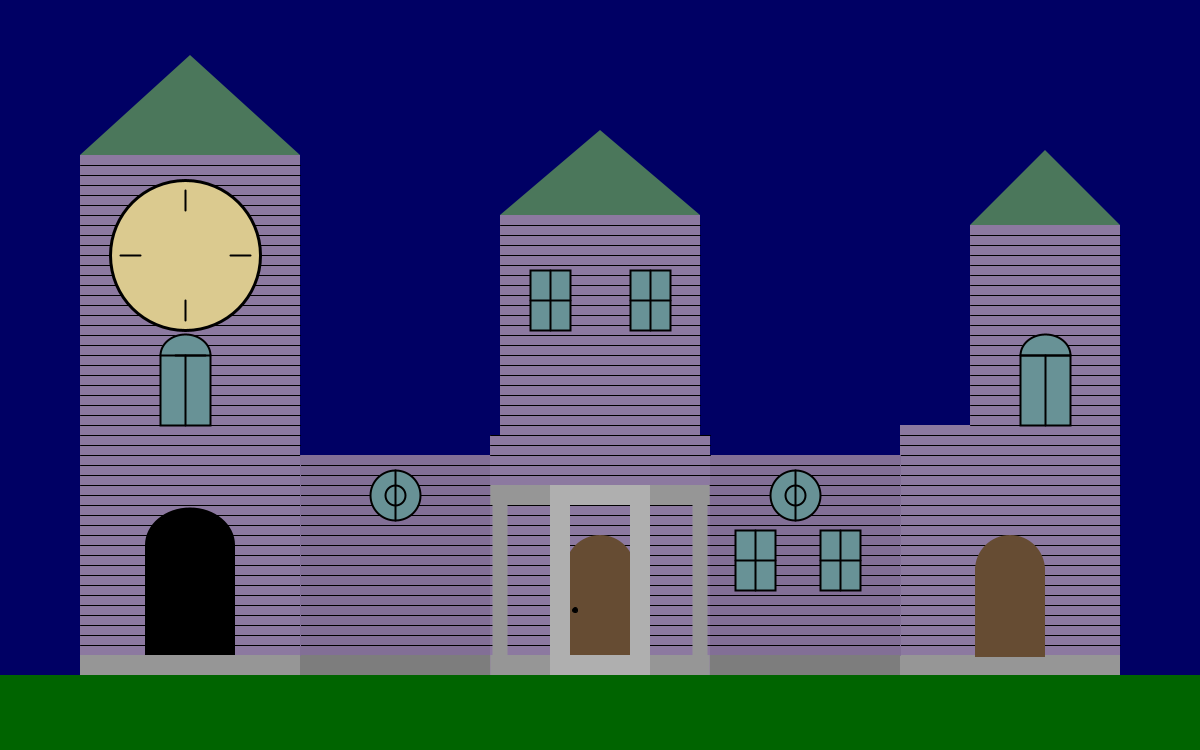
Frame 1 (no input)
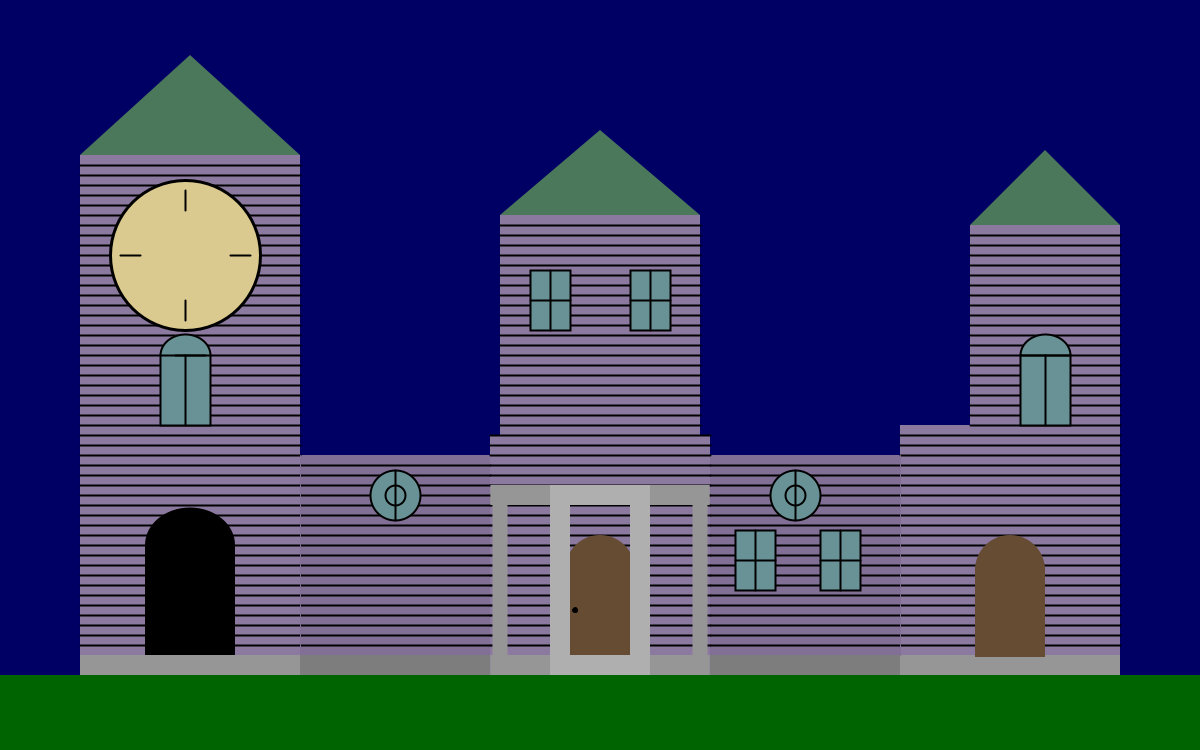
Frame 60 (the mouse pressed at the canvas centre just before this capture)
Frame 120 (the mouse held since frame 60 and released just before this capture): identical to frame 60, image omitted

The Processing sketch that drew these frames (run headless with seeded random() and noise(); from frame 60 on, the mouse is pressed at the canvas centre):

// Processing sketch: processing_130402
// ── processing_130402.pde

//James LeVasseur
//January 22nd 2014
//My "haunted" house for nmd 295.



//declaration variables
float midx, midy; //used for mid screen
boolean point = false;//used for plotting
boolean flickon; //used for flickering of windows
int number = 0; //used for plotting

color win1,win2,win3,win4,win5,win6,win7,win8;

Timer timerOne,timerTwo,timerThree; //timers used for timing clouds

Timer flickrTime,flickoffTime;//timers used for window flickering

ArrayList<Cloudy> clouds; //a new arraylist to contain the clouds

void setup(){
  size(1200,750); //size of screen
  //initialization of mid screen variables
  midx=width/2;
  midy=height/2;
  
  clouds = new ArrayList<Cloudy>(); //initializing a new arraylist
  
  //initializing new timers with their times
  timerOne = new Timer(8000);
  timerTwo = new Timer(5000);
  timerThree= new Timer(12000);
  
  flickrTime = new Timer(4000);//flickr off is always more than on
  flickoffTime = new Timer(6000);
  
  //colors of all the windows, for the flickr function
  win1= color(104,146,150);
  win2= color(104,146,150);
  win3= color(104,146,150);
  win4= color(104,146,150);
  
  win5= color(104,146,150);
  win6= color(104,146,150);
  win7= color(104,146,150);
  win8= color(104,146,150);
  
  //initializes flickon
  flickon=false;
}

void draw(){
  
  //scale(.7);
  background(0,0,100); //background
  smooth(); //used to smooth out lines and objects
  
  //for loop to run through the clouds in "clouds"
  for(int i=0;i<clouds.size();i++){
    Cloudy temp = clouds.get(i); //sets temp to current cloud
    temp.run();//runs functions for current cloud
    if(temp.x>width+50){ //checks to see if current cloud is beyond 50 more than the width
      clouds.remove(temp); //removes current cloud from "clouds" to keep "clouds" small and to conserve memory
    }
  }
  
  noStroke(); //used for base house rooms

  rectMode(CENTER); //used for all rectangles

  
  fill(140,121,160);
  rect(midx,midy+180,220,240);//center room
  rect(midx,midy-50,200,220);//center higher room
  
  fill(150);
  rect(midx+73,midy+290,73.3333,20);//front foundation right
  rect(midx-73,midy+290,73.3333,20);//front foundation left
  
  fill(175);
  rect(midx,midy+290,100,20); //front foundation middle

  fill(130,111,150);
  rect(midx+210,midy+190,200,220);//right room
  rect(midx-210,midy+190,200,220);//left room
  
  fill(125);
  rect(midx+210,midy+290,200,20); //right foundation
  rect(midx-210,midy+290,200,20); //left foundation
  
  fill(140,121,160);
  rect(midx+410,midy+175,220,250);//far right room
  rect(midx-410,midy+40,220,520);//far left room
  
  rect(midx+445,midy-50,150,200);//far right top room
  
  fill(150);
  rect(midx+410,midy+290,220,20);//far right foundation
  rect(midx-410,midy+290,220,20);//far left foundation
  
  stroke(0);
  
//the following for loops make the siding for different parts of the house as labeled
  //Left Room
  for(int i=0, j=90; i<19;i++){
   
    line(midx-300,midy+j,midx-110,midy+j);
    j+=10;
  }

  //right room
  
  for(int i=0, j=90; i<19;i++){
 
    line(midx+300,midy+j,midx+110,midy+j);
    j+=10;
  }

  //top center
  for(int i=0, j=50; i<21;i++){
  
    line(midx-100,midy+j,midx+100,midy+j);
    j-=10;
  }
  //far right room
  for(int t=0, y=60;t<22;t++){
    line(midx+300,midy+y,midx+520,midy+y);
    y+=10;
  }

  //top far right
  
  for(int q=0, w= 50;q<20;q++){
    
    line(midx+370,midy+w,midx+520,midy+w);
    w-=10;
  }

  
  //clock tower
  for(int e=0, r = 270; e<49;e++){
    
    line(midx-300,midy+r,midx-520,midy+r);
    r-=10;
    
  }

  
  
  //center room
  for(int v = 0, b = 270; v<22;v++){
    line(midx-110,midy+b,midx+110,midy+b);
    b-=10;
    
  }
  
 



  noStroke();
  fill(75,119,91);
  triangle(midx-520,midy-220,midx-410,midy-320,midx-300,midy-220);//clock tower roof
  triangle(500,215,600,130,700,215); //center roof
  triangle(970,225,1045,150,1120,225); //right roof
  
  fill(219,202,143);
  stroke(0);
  strokeWeight(3);
  ellipse(midx-415,midy-120,150,150); //clock face
  strokeWeight(1);
  stroke(130,111,150);
  line(midx+300,midy+80,midx+300,midy+280); //line on right side of house used to break up siding
  line(midx-300,midy+80,midx-300,midy+280); //line on left side of house used to break up siding
  
 /* code to be used in later versions
  stroke(255,0,0);
  noFill();
  strokeWeight(3);
  beginShape();
  vertex(500,215);
  bezierVertex(560,200,580,170,575,150);
  endShape();
  
  beginShape();
  vertex(midx-100,midy-160);
  bezierVertex(midx-40,midy-175,midx-20,midy-200,midx-25,midy-225);

  endShape();*/
  
  fill(102,76,51);
  noStroke();
  rect(midx,midy+235,70,90);//front door
  arc(midx,midy+195,70,70,PI, TWO_PI); //front door top
  
  stroke(0);
  fill(0);
  ellipse(575,610,5,5); //door knobs
  ellipse(980,600,5,5);
 
 
  strokeWeight(2);//for clock lines
  
  stroke(0);
  //lines on the clock
  line(185,190,185,210);
  line(230,255,250,255);
  line(120,255,140,255);
  line(185,320,185,300);
  
  strokeWeight(1);
  
  noStroke();
  fill(0,100,0);
  rect(midx,midy+350,width,100); //grass
  
  fill(175);
  rect(midx-40,midy+205,20,150);//front pillars
  rect(midx+40,midy+205,20,150);
  
  fill(150);
  rect(midx+100,midy+205,15,150);//side pillars
  rect(midx-100,midy+205,15,150);
  
  rect(midx-73,midy+120,73.3333,20); //top blocks
  rect(midx+73,midy+120,73.3333,20);
  fill(175);
  rect(midx,midy+120,100,20); //middle block
  
  fill(0);
  rect(midx-410,midy+225,90,110); //door for clock tower
  arc(midx-410,midy+170,90,75,PI, TWO_PI); //clock tower door top
  
  fill(102,76,51);
  rect(midx+410,midy+237,70,90); //far right door
  arc(midx+410,midy+195,70,70,PI, TWO_PI); //far right door top

  //window center left
  noStroke(); 
  fill(win1);
  rect(midx-50,midy-75,40,60); //rect with blue tint- glass
  stroke(0);
  noFill();
  strokeWeight(2);
  rect(midx-50,midy-75,40,60); //frame
  line(midx-70,midy-75,midx-30,midy-75);//frame
  line(midx-50,midy-105,midx-50,midy-45);//frame
  
  //window center right
  noStroke();
  fill(win2);
  rect(midx+50,midy-75,40,60);//rect with blue tint- glass
  stroke(0);
  noFill();
  strokeWeight(2);
  rect(midx+50,midy-75,40,60);//frame
  line(midx+70,midy-75,midx+30,midy-75);//frame
  line(midx+50,midy-105,midx+50,midy-45);//frame
  
  //window right room left
  noStroke();
  fill(win3);
  rect(midx+155,midy+185,40,60);//rect with blue tint- glass
  stroke(0);
  noFill();
  strokeWeight(2);
  rect(midx+155,midy+185,40,60);//frame
  line(midx+135,midy+185,midx+175,midy+185);//frame
  line(midx+155,midy+215,midx+155,midy+155);//frame
  
  //window right room right
  noStroke();
  fill(win4);
  rect(midx+240,midy+185,40,60);//rect with blue tint- glass
  stroke(0);
  noFill();
  strokeWeight(2);
  rect(midx+240,midy+185,40,60);//frame
  line(midx+220,midy+185,midx+260,midy+185);//frame
  line(midx+240,midy+215,midx+240,midy+155);//frame
  
  //circle window, left room
  noStroke();
  fill(win5);
  ellipse(midx-205,midy+120,50,50);//ellipse with blue tint- glass
  stroke(0);
  noFill();
  ellipse(midx-205,midy+120,50,50); //first frame
  ellipse(midx-205,midy+120,20,20);//smaller frame
  line(midx-205,midy+145,midx-205,midy+95); //line frame
  //circle window, right room
  noStroke();
  fill(win6);
  ellipse(midx+195,midy+120,50,50);//ellipse with blue tint- glass
  stroke(0);
  noFill();
  ellipse(midx+195,midy+120,50,50); //first frame
  ellipse(midx+195,midy+120,20,20); //smaller frame
  line(midx+195,midy+145,midx+195,midy+95); //line frame
  //right poarch window
  fill(win7);
  noStroke();
  rect(midx+445,midy+15,50,70); //glass
  arc(midx+445,midy-20,50,42,PI, TWO_PI); //glass
  stroke(0);
  noFill();
  rect(midx+445,midy+15,50,70); //frame
  arc(midx+445,midy-20,50,42,PI, TWO_PI);  //frame
  line(midx+445,midy+50,midx+445,midy-20); //frame
  line(midx+420,midy-20,midx+470,midy-20); //frame
  //left poarch window
  fill(win8);
  noStroke();
  rect(midx-415,midy+15,50,70); //glass
  arc(midx-415,midy-20,50,42,PI, TWO_PI);//glass 
  stroke(0);
  noFill();
  rect(midx-415,midy+15,50,70); //frame
  arc(midx-415,midy-20,50,42,PI, TWO_PI); //frame 
  line(midx-415,midy+50,midx-415,midy-20); //frame
  line(midx-395,midy-20,midx-425,midy-20); //frame

  
  //function "istime" returns an integer, these assign the returned ints to a variable
  int one = timerOne.istime();
  int two = timerTwo.istime();
  int three = timerThree.istime();
  
  if(one==1||two==1||three==1){ //if any of the ints are 1 skies is called. 1 is returned everytime the timer runs through it's time
    skies();
  }
  
  //checks for a return value from flickrTime to see if flickon will be true of not
  int flick = flickrTime.istime();
  if(flick==1){
    flickon=true;

  }
  //if flickoff returns one flickon is set to false and all windows set back to their original color
  int flickoff = flickoffTime.istime();
  if(flickoff ==1){
    flickon=false;
    win1 = color(104,146,150);
    win2 = color(104,146,150); 
    win3 = color(104,146,150); 
    win4 = color(104,146,150); 
    win5 = color(104,146,150); 
    win6 = color(104,146,150); 
    win7 = color(104,146,150); 
    win8 = color(104,146,150); 
  }
  
  //checks for flick on to see if flickr function is activated
  if(flickon==true){
    flickr();
  }
  
  
}


void skies(){ //skies function
  
  float originX = -150; //all clouds are spawned off screen originX is the x coordinate of the "origin" ellipse that all clouds are based off of.
  float originY = random(15,height/2-50); //the origin y for the origin ellipse is random from 15 to half the height of the screen minus 50
  
  float originD = random(10,15); //the diameter of the origin ellipse
  
  String currentW = "Spring";
  
  clouds.add(new Cloudy(originX,originY,originD,currentW)); //adds the origin ellipse to "clouds"
  
  for(float y = random(5,15);y>0;y--){ //begins a for loop that determines the size of the cloud. That is, how many ellipses it has, chosen randomly between 5 and 15
    
    float dec1 = random(-1,1); //dec stands for decide, dec1 & 2 will determine if the ellipse spawns higher or lower, to the left or right of the origin ellipse
    float dec2 = random(-1,1);
    
    float sp1; //declaring sp1 and sp2 sp stands for space
    float sp2;
    
    float selfD = random(30,40);//declares selfD and sets it to random. selfD is the diameter of the current ellipse
    
    if(dec1>0){//checking to see if the ellipse will spawn on the left or right of the origin ellipse
    //the spacing pushes the current ellipse further away from the origin ellipse by adding twice the diameter to the X or Y coordinate
      sp1 = originD*2.5;//if on the right, the spacing is positive

    } else{
     sp1 = originD*2.5*-1;  //if on the left the spacing is negative

    }
    
    if(dec2>0){//checking to see if the ellipse will spawn above or below of the origin ellipse
      //the spacing pushes the current ellipse further away from the origin ellipse by adding twice the diameter to the X or Y coordinate
      sp2 = originD*2; //if below the spacing is positive

    } else{
     sp2 = originD*2*-1; //if above the spacing is negative

    }
    
    
    
    
    //sets the X and Y coordinates of the current ellipse, with spacing added
    //the X and Y coordinates are chosen between the Origin X or Y and the Origin plus spacing
    float selfX = random(originX,originX+sp1); 
    //the spacing for the Y coordinate is given less spacing for a more "cloud-like" look
    float selfY = random(originY,originY+sp2/2);
    
    //adds the ellipse to cloudy
    clouds.add(new Cloudy(selfX,selfY,selfD,currentW));
  }
  
  
}

void flickr(){

  //this float determines which window is flickered
  float winWhichf = random(1,9);
  //convert float to int
  int winWhich = int(winWhichf);
  //switch checking for which window to flickr
  switch (winWhich) {
    
    case 1:
    for(float r=random(5,20);r>0;r--){//flickrs a random amount of times

      float current =random(300);//this float helps to determine the state of the window
      if(current>100){//checks for current
      
        win1 = color(245,245,153);//window is on
        
      } else{
        
        win1 = color(104,146,150); //window is off
        
      }
    }
    
    break;//breaks afterwards
    //the following cases are all setup the same
    case 2:
    for(float r=random(5,20);r>0;r--){

      float current =random(300);
      if(current>100){
      
        win2 = color(245,245,153);
        
      } else{
        
        win2 = color(104,146,150); 
        
      }
    }
    
    break;
    
    case 3:
    for(float r=random(5,20);r>0;r--){

      float current =random(300);
      if(current>100){
      
        win3 = color(245,245,153);
        
      } else{
        
        win3 = color(104,146,150); 
        
      }
    }
    
    break;
    
    case 4:
    for(float r=random(5,20);r>0;r--){

      float current =random(300);
      if(current>100){
      
        win4 = color(245,245,153);
        
      } else{
        
        win4 = color(104,146,150); 
        
      }
    }
    
    break;
    
    case 5:
    for(float r=random(5,20);r>0;r--){

      float current =random(300);
      if(current>100){
      
        win5 = color(245,245,153);
        
      } else{
        
        win5 = color(104,146,150); 
        
      }
    }
    
    break;
    
    case 6:
    for(float r=random(5,20);r>0;r--){

      float current =random(300);
      if(current>100){
      
        win6 = color(245,245,153);
        
      } else{
        
        win6 = color(104,146,150); 
        
      }
    }
    
    break;
    
    case 7:
    for(float r=random(5,20);r>0;r--){

      float current =random(300);
      if(current>100){
      
        win7 = color(245,245,153);
        
      } else{
        
        win7 = color(104,146,150); 
        
      }
    }
    
    break;
    
    case 8:
    for(float r=random(5,20);r>0;r--){

      float current =random(300);
      if(current>100){
      
        win8 = color(245,245,153);
        
      } else{
        
        win8 = color(104,146,150); 
        
      }
    }
    
    break;
        
        
    
  }
  
  
  
  
}


class Timer{//class Timer
  int savedTime,totalTime; //initializes instance variables
 
 Timer(int limit){//Timer takes one paramter, the time it will take to go through a loop, in millis
   totalTime=limit; //the total time is set to the parameter
   savedTime=millis(); //savedTime is set to millis

 }
 
 int istime(){
   
   int passedTime = millis() - savedTime; //passed time is declared and initialized
   
   if(passedTime>totalTime){ //checks to see if the time passed is equal to the totalTime
     

     
     savedTime=millis();//resets savedTime
     
     
     return 1;//returns 1 to indicate that X amount of time has passed
   } else {
     
    return 0; //if the timer hasn't gone through a loop yet it will return 0 to indicate the limit has not been reached
   }
   
   
   
 }
  
}

class Cloudy{ //class cloudy
  
 float x,y,d,col,opa,xmo; //initializes instance variables
 
 Cloudy(float px, float py, float pd, String cw){
   //sets instance variables to paramters
   x=px;
   y=py;
   d=pd;
   xmo=1;
   
   opa=random(50,240); //a random opacity is chosen for each ellipse
  
 }
 
 void run(){//runs all functions
   cloudgen();
   mover();
 }
 
 
 void cloudgen(){//makes a single white ellipse based on parameters
   
   noStroke();
   fill(255,opa);
   
   ellipse(x,y,d,d);
   
}
  
 void mover(){ //moves the cloud horizontally
   
   
   x+=xmo;
   
   
 }
  
}
